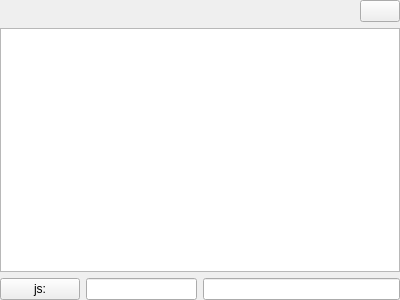
<?xml version="1.0" encoding="UTF-8"?>
<ui version="4.0">
 <class>CDebugOverlay</class>
 <widget class="COverlayBase" name="CDebugOverlay">
  <property name="geometry">
   <rect>
    <x>0</x>
    <y>0</y>
    <width>400</width>
    <height>300</height>
   </rect>
  </property>
  <property name="windowTitle">
   <string>Form</string>
  </property>
  <layout class="QGridLayout" name="gridLayout">
   <property name="leftMargin">
    <number>0</number>
   </property>
   <property name="topMargin">
    <number>0</number>
   </property>
   <property name="rightMargin">
    <number>0</number>
   </property>
   <property name="bottomMargin">
    <number>0</number>
   </property>
   <item row="2" column="0" colspan="2">
    <widget class="QPlainTextEdit" name="LogTextEdit">
     <property name="readOnly">
      <bool>true</bool>
     </property>
    </widget>
   </item>
   <item row="3" column="0">
    <widget class="QWidget" name="widget" native="true">
     <property name="sizePolicy">
      <sizepolicy hsizetype="Preferred" vsizetype="Preferred">
       <horstretch>1</horstretch>
       <verstretch>0</verstretch>
      </sizepolicy>
     </property>
     <layout class="QHBoxLayout" name="horizontalLayout">
      <property name="leftMargin">
       <number>0</number>
      </property>
      <property name="topMargin">
       <number>0</number>
      </property>
      <property name="rightMargin">
       <number>0</number>
      </property>
      <property name="bottomMargin">
       <number>0</number>
      </property>
      <item>
       <widget class="QPushButton" name="CliButton">
        <property name="sizePolicy">
         <sizepolicy hsizetype="Fixed" vsizetype="Fixed">
          <horstretch>0</horstretch>
          <verstretch>0</verstretch>
         </sizepolicy>
        </property>
        <property name="text">
         <string>js:</string>
        </property>
       </widget>
      </item>
      <item>
       <widget class="QLineEdit" name="LogInput"/>
      </item>
     </layout>
    </widget>
   </item>
   <item row="3" column="1">
    <widget class="QLineEdit" name="LogOutput">
     <property name="sizePolicy">
      <sizepolicy hsizetype="Expanding" vsizetype="Fixed">
       <horstretch>1</horstretch>
       <verstretch>0</verstretch>
      </sizepolicy>
     </property>
     <property name="readOnly">
      <bool>true</bool>
     </property>
    </widget>
   </item>
   <item row="0" column="0" colspan="2">
    <widget class="QWidget" name="widget_2" native="true">
     <layout class="QHBoxLayout" name="horizontalLayout_2">
      <property name="leftMargin">
       <number>0</number>
      </property>
      <property name="topMargin">
       <number>0</number>
      </property>
      <property name="rightMargin">
       <number>0</number>
      </property>
      <property name="bottomMargin">
       <number>0</number>
      </property>
      <item>
       <spacer name="horizontalSpacer">
        <property name="orientation">
         <enum>Qt::Horizontal</enum>
        </property>
        <property name="sizeHint" stdset="0">
         <size>
          <width>359</width>
          <height>20</height>
         </size>
        </property>
       </spacer>
      </item>
      <item>
       <widget class="QPushButton" name="CloseButton">
        <property name="sizePolicy">
         <sizepolicy hsizetype="Fixed" vsizetype="Fixed">
          <horstretch>0</horstretch>
          <verstretch>0</verstretch>
         </sizepolicy>
        </property>
        <property name="toolTip">
         <string>Close debug overlay</string>
        </property>
        <property name="text">
         <string/>
        </property>
       </widget>
      </item>
     </layout>
    </widget>
   </item>
  </layout>
 </widget>
 <customwidgets>
  <customwidget>
   <class>COverlayBase</class>
   <extends>QWidget</extends>
   <header>Widgets/OverlayBase.h</header>
   <container>1</container>
  </customwidget>
 </customwidgets>
 <resources/>
 <connections/>
</ui>
